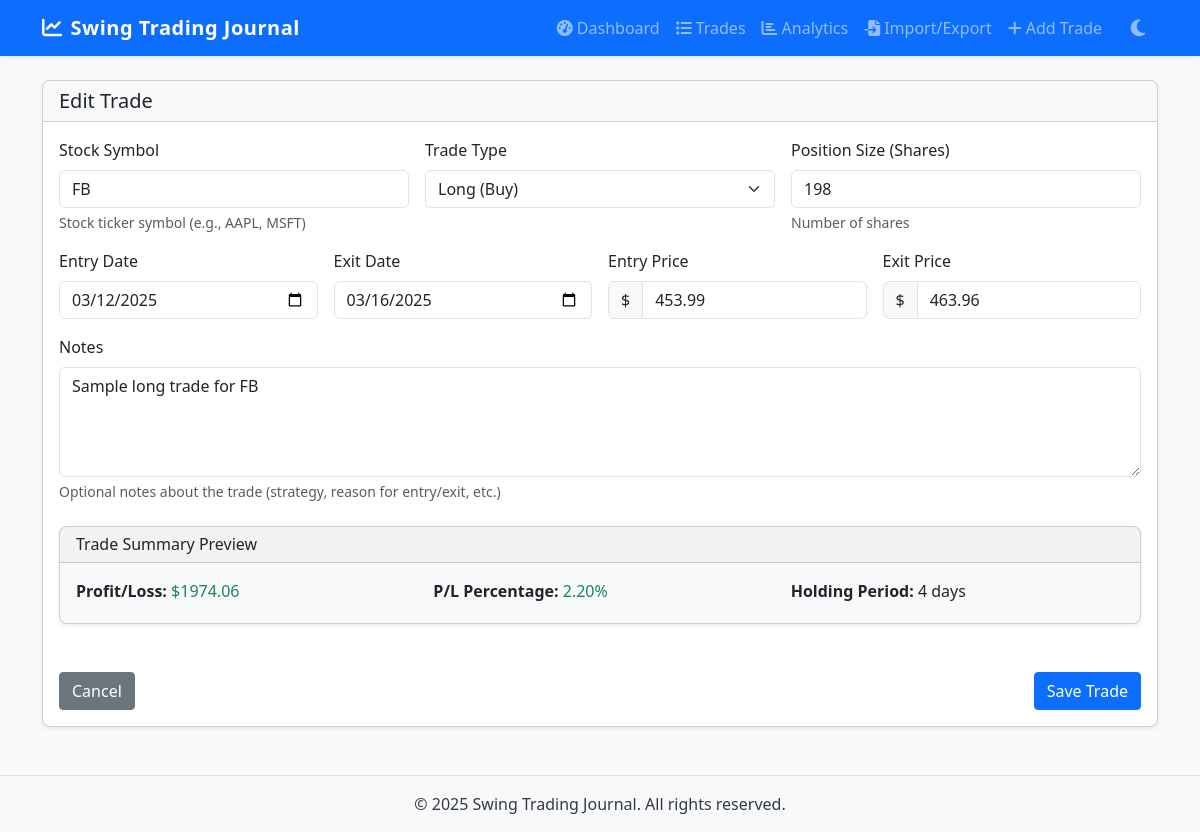
Page /trade/3/edit on the committed database.
### models.py (models this page shows, shortened)
class Trade(db.Model):
    __tablename__ = 'trades'
    id = db.Column(db.Integer, primary_key=True)
    symbol = db.Column(db.String(10), nullable=False)
    entry_date = db.Column(db.DateTime, nullable=False)
    exit_date = db.Column(db.DateTime, nullable=False)
    entry_price = db.Column(db.Float, nullable=False)
    exit_price = db.Column(db.Float, nullable=False)
    position_size = db.Column(db.Integer, nullable=False)  # Number of shares
    trade_type = db.Column(db.String(10), nullable=False)  # 'LONG' or 'SHORT'
    notes = db.Column(db.Text)
    created_at = db.Column(db.DateTime, default=datetime.utcnow)
    updated_at = db.Column(db.DateTime, default=datetime.utcnow, onupdate=datetime.utcnow)

### app.py (the view, shortened to what this page needs)
@app.route('/trade/<int:trade_id>/edit', methods=['GET', 'POST'])
def edit_trade(trade_id):
    trade = Trade.query.get_or_404(trade_id)
    form = TradeForm(obj=trade)
    return render_template('trade_form.html', form=form, title='Edit Trade')

### forms.py
class TradeForm(FlaskForm):
    symbol = StringField('Stock Symbol', validators=[
        DataRequired(),
        Length(min=1, max=10, message='Symbol must be between 1 and 10 characters')
    ])
    entry_date = DateField('Entry Date', validators=[DataRequired()])
    exit_date = DateField('Exit Date', validators=[DataRequired()])
    entry_price = FloatField('Entry Price', validators=[
        DataRequired(),
        NumberRange(min=0.01, message='Entry price must be greater than 0')
    ])
    exit_price = FloatField('Exit Price', validators=[
        DataRequired(),
        NumberRange(min=0.01, message='Exit price must be greater than 0')
    ])
    position_size = IntegerField('Position Size (Shares)', validators=[
        DataRequired(),
        NumberRange(min=1, message='Position size must be at least 1')
    ])
    trade_type = SelectField('Trade Type', choices=[
        ('LONG', 'Long (Buy)'),
        ('SHORT', 'Short (Sell)')
    ], validators=[DataRequired()])
    notes = TextAreaField('Notes', validators=[Optional()])
    submit = SubmitField('Save Trade')

### templates/trade_form.html (shortened to what this page needs)
{% extends 'base.html' %}
{% block content %}
<div class="card shadow-sm">
    <div class="card-header bg-light">
        <h5 class="card-title mb-0">{{ title }}</h5>
    </div>
    <div class="card-body">
        <form method="post" novalidate>
            <div class="row g-3">
                <div class="col-md-4">
                    {{ form.symbol.label(class="form-label") }}
                    {{ form.symbol(class="form-control" + (" is-invalid" if form.symbol.errors else "")) }}
                    <div class="form-text">Stock ticker symbol (e.g., AAPL, MSFT)</div>
                </div>
                <div class="col-md-4">
                    {{ form.trade_type.label(class="form-label") }}
                    {{ form.trade_type(class="form-select" + (" is-invalid" if form.trade_type.errors else "")) }}
                </div>
                <div class="col-md-4">
                    {{ form.position_size.label(class="form-label") }}
                    {{ form.position_size(class="form-control" + (" is-invalid" if form.position_size.errors else "")) }}
                    <div class="form-text">Number of shares</div>
                </div>
                <div class="col-md-3">
                    {{ form.entry_date.label(class="form-label") }}
                    {{ form.entry_date(class="form-control", type="date") }}
                </div>
                <div class="col-md-3">
                    {{ form.exit_date.label(class="form-label") }}
                    {{ form.exit_date(class="form-control", type="date") }}
                </div>
                <div class="col-md-3">
                    {{ form.entry_price.label(class="form-label") }}
                    <div class="input-group">
                        <span class="input-group-text">$</span>
                        {{ form.entry_price(class="form-control" + (" is-invalid" if form.entry_price.errors else "")) }}
                    </div>
                </div>
                <div class="col-md-3">
                    {{ form.exit_price.label(class="form-label") }}
                    <div class="input-group">
                        <span class="input-group-text">$</span>
                        {{ form.exit_price(class="form-control" + (" is-invalid" if form.exit_price.errors else "")) }}
                    </div>
                </div>
                <div class="col-12">
                    {{ form.notes.label(class="form-label") }}
                    {{ form.notes(class="form-control", rows=4) }}
                    <div class="form-text">Optional notes about the trade (strategy, reason for entry/exit, etc.)</div>
                </div>
                <div class="col-12 mt-4">
                    <div class="card bg-light">
                        <div class="card-header">
                            <h6 class="mb-0">Trade Summary Preview</h6>
                        </div>
                        <div class="card-body">
                            <div class="row">
                                <div class="col-md-4">
                                    <p class="mb-1"><strong>Profit/Loss:</strong> <span id="preview-pl">-</span></p>
                                </div>
                                <div class="col-md-4">
                                    <p class="mb-1"><strong>P/L Percentage:</strong> <span id="preview-pl-percent">-</span></p>
                                </div>
                                <div class="col-md-4">
                                    <p class="mb-1"><strong>Holding Period:</strong> <span id="preview-holding-period">-</span></p>
                                </div>
                            </div>
                        </div>
                    </div>
                </div>
                <div class="col-12 mt-4">
                    <div class="d-flex justify-content-between">
                        <a href="{{ url_for('trades') }}" class="btn btn-secondary">Cancel</a>
                        {{ form.submit(class="btn btn-primary") }}
                    </div>
                </div>
            </div>
        </form>
    </div>
</div>
{% endblock %}

### static/css/style.css (style rules this page uses)
body { font-family: 'Segoe UI', Tahoma, Geneva, Verdana, sans-serif; background-color: #f8f9fa; color: #343a40; transition: background-color 0.3s ease, color 0.3s ease; }
.card { border-radius: 0.5rem; box-shadow: 0 0.125rem 0.25rem rgba(0, 0, 0, 0.075); transition: transform 0.2s ease-in-out, box-shadow 0.2s ease-in-out, background-color 0.3s ease; margin-bottom: 1.5rem; }
.card-header { border-top-left-radius: 0.5rem !important; border-top-right-radius: 0.5rem !important; font-weight: 500; transition: background-color 0.3s ease; }
.form-label { font-weight: 500; }
.btn { border-radius: 0.25rem; font-weight: 500; }
.btn-primary { background-color: #0d6efd; border-color: #0d6efd; }

### rows in the picture
Trade: symbol "FB", trade_type "Long (Buy)", position_size "198", entry_date "03/12/2025", exit_date "03/16/2025", entry_price "453.99", exit_price "463.96", notes "Sample long trade for FB"

### other values in the picture
{{ title }} "Edit Trade"
